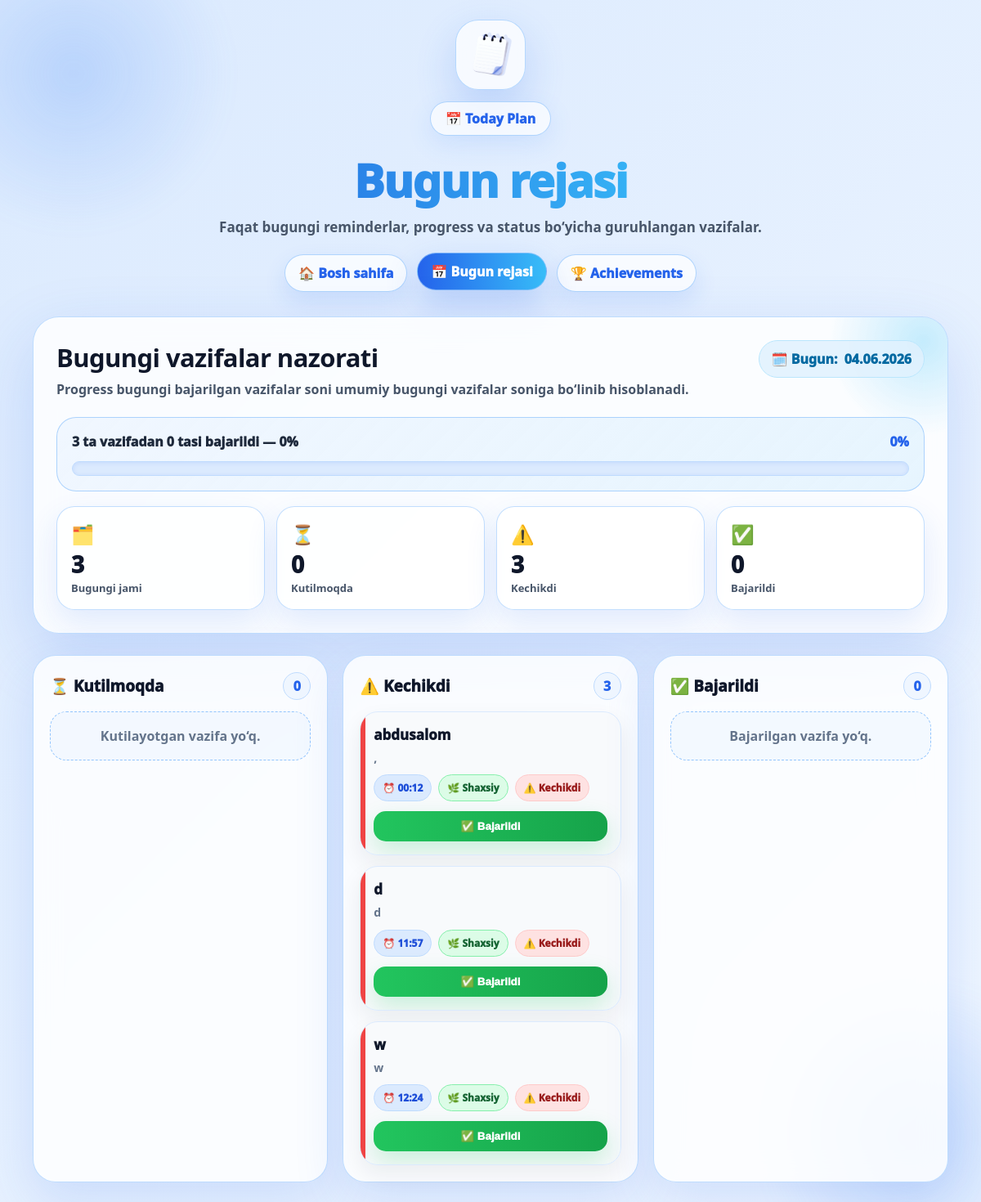
The page /today-plan/ on the database its author committed.
### app/models.py (models this page shows, shortened)
class Note(models.Model):
    PRIORITY_CHOICES = [
        ('shoshilinch', 'Shoshilinch'),
        ('muhim', 'Muhim'),
        ('oddiy', 'Oddiy'),
        ('keyinroq', 'Keyinroq'),
    ]
    CATEGORY_CHOICES = [
        ('oqish', "O‘qish"),
        ('ish', 'Ish'),
        ('shaxsiy', 'Shaxsiy'),
        ('sport', 'Sport'),
        ('oilaviy', 'Oilaviy'),
        ('muhim', 'Muhim'),
    ]
    CATEGORY_META = {
        'oqish': {
            'label': "O‘qish",
            'icon': '📘',
            'color': 'blue',
            'class': 'category-oqish',
        },
        'ish': {
            'label': 'Ish',
            'icon': '💼',
            'color': 'purple',
            'class': 'category-ish',
        },
        'shaxsiy': {
            'label': 'Shaxsiy',
            'icon': '🌿',
            'color': 'green',
            'class': 'category-shaxsiy',
        },
        'sport': {
            'label': 'Sport',
            'icon': '🏃',
            'color': 'emerald',
            'class': 'category-sport',
        },
        'oilaviy': {
            'label': 'Oilaviy',
            'icon': '👨‍👩‍👧',
            'color': 'pink',
            'class': 'category-oilaviy',
        },
        'muhim': {
            'label': 'Muhim',
            'icon': '🔥',
            'color': 'red',
            'class': 'category-muhim',
        },
    }
    REPEAT_TYPE_CHOICES = [
        ('none', 'Takrorlanmaydi'),
        ('daily', 'Har kuni'),
        ('weekly', 'Har hafta'),
        ('monthly', 'Har oy'),
        ('mon_fri', 'Dushanba/Juma kunlari'),
        ('custom_days', 'Custom: har N kunda'),
        ('custom_weeks', 'Custom: har N haftada'),
    ]
    SNOOZE_CHOICES = [
        ('5m', '5 daqiqadan keyin'),
        ('15m', '15 daqiqadan keyin'),
        ('1h', '1 soatdan keyin'),
        ('evening', 'Bugun kechqurun'),
    ]
    text = models.TextField()
    description = models.TextField(blank=True, null=True)
    remind_at = models.DateTimeField()
    sent = models.BooleanField(default=False)
    created_at = models.DateTimeField(auto_now_add=True)
    priority = models.CharField(
        max_length=20,
        choices=PRIORITY_CHOICES,
        default='oddiy'
    )
    category = models.CharField(
        max_length=30,
        choices=CATEGORY_CHOICES,
        default='shaxsiy'
    )
    repeat_type = models.CharField(
        max_length=20,
        choices=REPEAT_TYPE_CHOICES,
        default='none'
    )
    repeat_interval = models.PositiveIntegerField(default=1)
    next_reminder_date = models.DateTimeField(blank=True, null=True)
    snoozed_count = models.PositiveIntegerField(default=0, db_column='snoozedCount')
    last_snoozed_at = models.DateTimeField(blank=True, null=True, db_column='lastSnoozedAt')
    completed = models.BooleanField(default=False)
    completed_at = models.DateTimeField(blank=True, null=True, db_column='completedAt')
    @property
    def category_meta(self):
        return self.CATEGORY_META.get(self.category, self.CATEGORY_META['shaxsiy'])
    @property
    def category_icon(self):
        return self.category_meta['icon']
    @property
    def category_class(self):
        return self.category_meta['class']
    @property
    def category_color(self):
        return self.category_meta['color']
    @property
    def is_overdue(self):
        return (not self.completed) and self.remind_at and self.remind_at < timezone.now()
    @property
    def status_value(self):
        if self.completed:
            return 'completed'
        if self.is_overdue:
            return 'overdue'
        if self.sent:
            return 'sent'
        return 'pending'
    @property
    def status_label(self):
        status_labels = {
            'completed': 'Bajarildi',
            'overdue': 'Kechikkan',
            'sent': 'Yuborilgan',
            'pending': 'Kutilmoqda',
        }
        return status_labels.get(self.status_value, 'Kutilmoqda')
    @property
    def snoozedCount(self):
        return self.snoozed_count
    @property
    def lastSnoozedAt(self):
        return self.last_snoozed_at
    @property
    def completedAt(self):
        return self.completed_at
    def get_repeat_label(self):
        if self.repeat_type == 'custom_days':
            return f'Har {self.repeat_interval} kunda'
        if self.repeat_type == 'custom_weeks':
            return f'Har {self.repeat_interval} haftada'
        return self.get_repeat_type_display()

### app/views.py (the view)
# urls.py: path('today-plan/', today_plan, name='today_plan'),
def today_plan(request):
    return render(request, 'today_plan.html', {
        'today_plan': build_today_plan_data(),
        'snooze_choices': Note.SNOOZE_CHOICES,
    })

### app/views.py (called while the page is built)
def get_today_bounds():
    local_now = timezone.localtime(timezone.now())
    today_start = local_now.replace(hour=0, minute=0, second=0, microsecond=0)
    tomorrow_start = today_start + timedelta(days=1)
    return today_start, tomorrow_start

### app/templates/today_plan.html (shortened to what this page needs)
{% load static %}
<!DOCTYPE html>
<html lang="uz">
<head>
</head>
<body>
<div class="container">
    <div class="header">
        <div class="logo-wrap">
            <img src="{% static 'image/note-avatar.png' %}" alt="Smart Note">
        </div>
        <div class="header-badge">📅 Today Plan</div>
        <h1>Bugun rejasi</h1>
        <p>Faqat bugungi reminderlar, progress va status bo‘yicha guruhlangan vazifalar.</p>
        <nav class="main-nav" aria-label="Asosiy navigatsiya">
            <a href="{% url 'home' %}" class="nav-link">🏠 Bosh sahifa</a>
            <a href="{% url 'today_plan' %}" class="nav-link active">📅 Bugun rejasi</a>
            <a href="{% url 'achievements' %}" class="nav-link">🏆 Achievements</a>
        </nav>
    </div>
    <section class="plan-hero">
        <div class="plan-top">
            <div class="plan-title">
                <h2>Bugungi vazifalar nazorati</h2>
                <p>Progress bugungi bajarilgan vazifalar soni umumiy bugungi vazifalar soniga bo‘linib hisoblanadi.</p>
            </div>
            <div class="date-pill">🗓️ Bugun: <span class="js-today-date">{{ today_plan.today_date }}</span></div>
        </div>
        <div class="progress-wrap">
            <div class="progress-info">
                <span class="js-progress-text">{{ today_plan.progress_text }}</span>
                <span><span class="js-progress-percent">{{ today_plan.progress_percent }}</span>%</span>
            </div>
            <div class="progress-track" aria-label="Bugungi progress">
            </div>
        </div>
        <div class="plan-stats">
            <div class="mini-stat">
                <div class="mini-stat-icon">🗂️</div>
                <div class="mini-stat-number js-total-count">{{ today_plan.total_count }}</div>
                <div class="mini-stat-label">Bugungi jami</div>
            </div>
            <div class="mini-stat">
                <div class="mini-stat-icon">⏳</div>
                <div class="mini-stat-number js-pending-count">{{ today_plan.pending_count }}</div>
                <div class="mini-stat-label">Kutilmoqda</div>
            </div>
            <div class="mini-stat">
                <div class="mini-stat-icon">⚠️</div>
                <div class="mini-stat-number js-overdue-count">{{ today_plan.overdue_count }}</div>
                <div class="mini-stat-label">Kechikdi</div>
            </div>
            <div class="mini-stat">
                <div class="mini-stat-icon">✅</div>
                <div class="mini-stat-number js-completed-count">{{ today_plan.completed_count }}</div>
                <div class="mini-stat-label">Bajarildi</div>
            </div>
        </div>
    </section>
    <main id="todayPlanContent">
        {% if today_plan.is_empty %}
            <div class="empty-state js-today-empty">
                <div class="empty-icon">🌤️</div>
                <h3>Bugun uchun vazifa yo‘q</h3>
                <p>Yangi reminder qo‘shsangiz, bugungi sanaga tegishli vazifalar shu sahifada chiqadi.</p>
            </div>
        {% else %}
            <div class="groups-grid js-groups-grid">
                <section class="group-card" data-group="pending">
                    <div class="group-head">
                        <div class="group-title">⏳ Kutilmoqda</div>
                        <div class="group-count js-group-count-pending">{{ today_plan.pending_count }}</div>
                    </div>
                    <div class="task-list js-group-list-pending">
                        {% for note in today_plan.groups.pending %}
                            <article class="task-card pending" data-note-id="{{ note.id }}">
                                <h3 class="task-title">{{ note.text }}</h3>
                                <p class="task-desc">{% if note.description %}{{ note.description }}{% else %}Izoh qo‘shilmagan{% endif %}</p>
                                <div class="task-meta">
                                    <span class="badge badge-time">⏰ {{ note.remind_at|date:"H:i" }}</span>
                                    <span class="badge badge-category {{ note.category_class }}">{{ note.category_icon }} {{ note.get_category_display }}</span>
                                    <span class="badge badge-status status-pending">⏳ Kutilmoqda</span>
                                </div>
                                <div class="task-actions">
                                    <button type="button" class="complete-btn js-complete-toggle" data-note-id="{{ note.id }}" data-completed="false">✅ Bajarildi</button>
                                </div>
                            </article>
                        {% empty %}
                            <div class="group-empty">Kutilayotgan vazifa yo‘q.</div>
                        {% endfor %}
                    </div>
                </section>
                <section class="group-card" data-group="overdue">
                    <div class="group-head">
                        <div class="group-title">⚠️ Kechikdi</div>
                        <div class="group-count js-group-count-overdue">{{ today_plan.overdue_count }}</div>
                    </div>
                    <div class="task-list js-group-list-overdue">
                        {% for note in today_plan.groups.overdue %}
                            <article class="task-card overdue" data-note-id="{{ note.id }}">
                                <h3 class="task-title">{{ note.text }}</h3>
                                <p class="task-desc">{% if note.description %}{{ note.description }}{% else %}Izoh qo‘shilmagan{% endif %}</p>
                                <div class="task-meta">
                                    <span class="badge badge-time">⏰ {{ note.remind_at|date:"H:i" }}</span>
                                    <span class="badge badge-category {{ note.category_class }}">{{ note.category_icon }} {{ note.get_category_display }}</span>
                                    <span class="badge badge-status status-overdue">⚠️ Kechikdi</span>
                                </div>
                                <div class="task-actions">
                                    <button type="button" class="complete-btn js-complete-toggle" data-note-id="{{ note.id }}" data-completed="false">✅ Bajarildi</button>
                                </div>
                            </article>
                        {% empty %}
                            <div class="group-empty">Kechikkan vazifa yo‘q.</div>
                        {% endfor %}
                    </div>
                </section>
                <section class="group-card" data-group="completed">
                    <div class="group-head">
                        <div class="group-title">✅ Bajarildi</div>
                        <div class="group-count js-group-count-completed">{{ today_plan.completed_count }}</div>
                    </div>
                    <div class="task-list js-group-list-completed">
                        {% for note in today_plan.groups.completed %}
                            <article class="task-card completed" data-note-id="{{ note.id }}">
                                <h3 class="task-title">{{ note.text }}</h3>
                                <p class="task-desc">{% if note.description %}{{ note.description }}{% else %}Izoh qo‘shilmagan{% endif %}</p>
                                <div class="task-meta">
                                    <span class="badge badge-time">⏰ {{ note.remind_at|date:"H:i" }}</span>
                                    <span class="badge badge-category {{ note.category_class }}">{{ note.category_icon }} {{ note.get_category_display }}</span>
                                    <span class="badge badge-status status-completed">✅ Bajarildi</span>
                                </div>
                                <div class="task-actions">
                                    <button type="button" class="complete-btn pending-mode js-complete-toggle" data-note-id="{{ note.id }}" data-completed="true">↩️ Kutilmoqda</button>
                                </div>
                            </article>
                        {% empty %}
                            <div class="group-empty">Bajarilgan vazifa yo‘q.</div>
                        {% endfor %}
                    </div>
                </section>
            </div>
        {% endif %}
    </main>
</div>
</body>
</html>

### rows shown on the page
Note: text "abdusalom", description ",", remind_at "00:12", category_icon "🌿", category "Shaxsiy"
Note: text "d", description "d", remind_at "11:57", category_icon "🌿", category "Shaxsiy"
Note: text "w", description "w", remind_at "12:24", category_icon "🌿", category "Shaxsiy"

### other values the page prints
{{ today_plan.today_date }} "04.06.2026"
{{ today_plan.progress_text }} "3 ta vazifadan 0 tasi bajarildi — 0%"
{{ today_plan.progress_percent }} "0"
{{ today_plan.total_count }} "3"
{{ today_plan.pending_count }} "0"
{{ today_plan.overdue_count }} "3"
{{ today_plan.completed_count }} "0"
